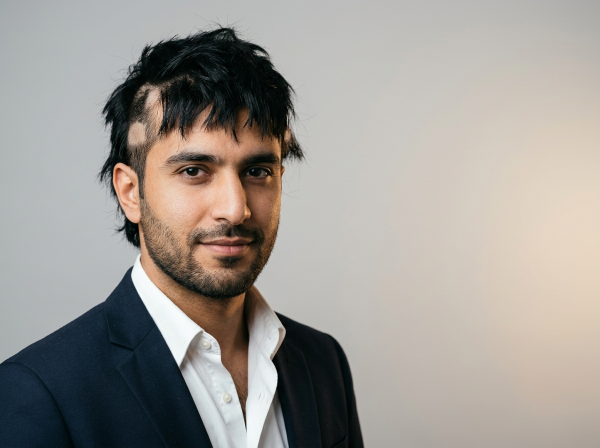
#> input picture marketing/ig-diy-haircut/photo/src-guy.jpg, 1200 x 896 px (shown at 1/2 size)
$ python prep.py
#> lines starting #> are read from the running program, lines starting #| are printed output that depends on the picture
# python3 prep.py -> img/guy.jpg: the AI portrait (photo/src-guy.jpg, 1200x896) on the 1080x1350 post. Scaled 1.3x and
# set at the bottom with his face at about x 330, so the whole haircut shows and the grey wall on the right holds the
# headline; the 185 px above the photo continue the wall (its top row, stretched and softened). Light warm grade.
from PIL import Image, ImageFilter, ImageEnhance

W, H, S, X0 = 1080, 1350, 1.3, 246
src = Image.open('photo/src-guy.jpg').convert('RGB')
#> src is the input picture: PIL image 1200x896 RGB; mean R, G, B 158.2, 153.8, 148.1
ph = src.resize((round(src.width * S), round(src.height * S)), Image.LANCZOS).crop((X0, 0, X0 + W, round(src.height * S)))
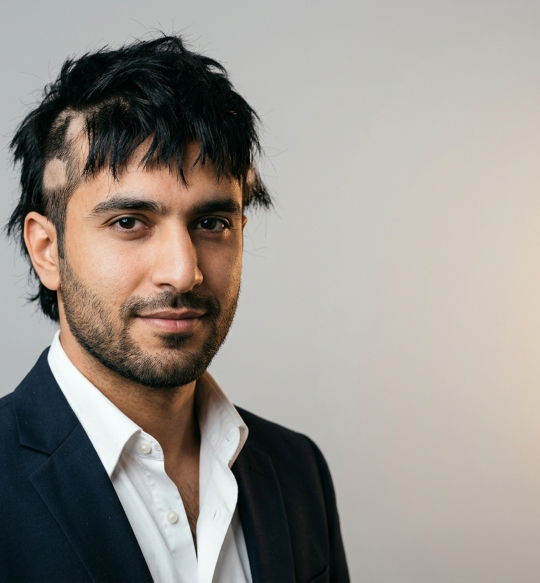
#> ph: PIL image 1080x1165 RGB (shown at 1/2 size); mean R, G, B 152.1, 146.5, 140.3
ph = ph.filter(ImageFilter.UnsharpMask(radius=1.6, percent=70, threshold=2))
top = H - ph.height
#> top = 185
ext = ph.crop((0, 0, W, 6)).resize((W, top + 60), Image.BILINEAR).filter(ImageFilter.GaussianBlur(14))
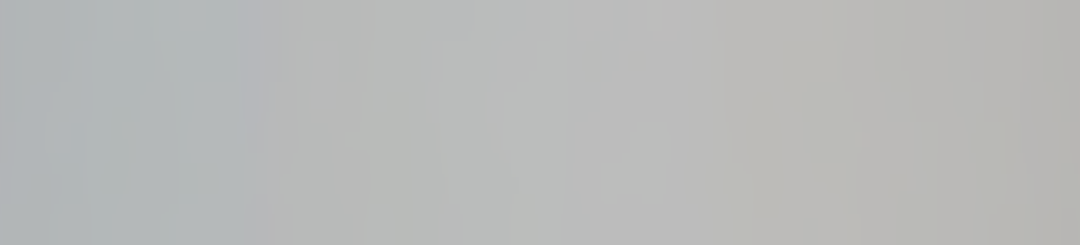
#> ext: PIL image 1080x245 RGB; mean R, G, B 184.6, 185.9, 185.1
im = Image.new('RGB', (W, H))
#> im: PIL image 1080x1350 RGB; every value is 0
im.paste(ext, (0, 0))
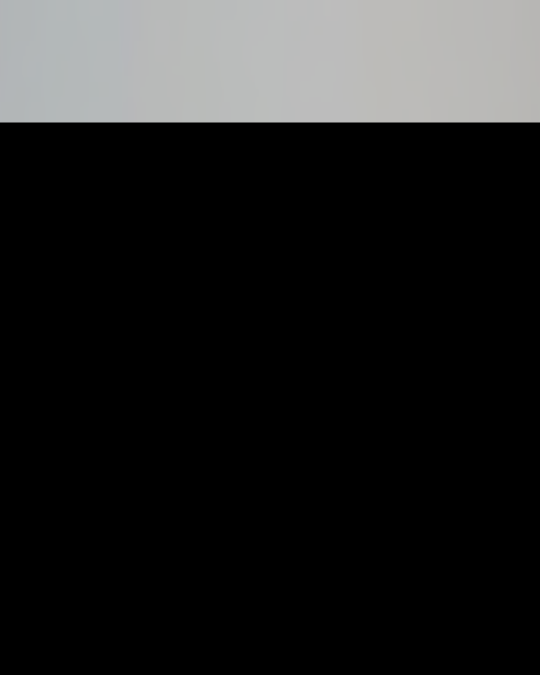
#> im: PIL image 1080x1350 RGB (shown at 1/2 size); mean R, G, B 33.5, 33.7, 33.6
mask = Image.linear_gradient('L').resize((W, 60))           # fade the seam over 60 px
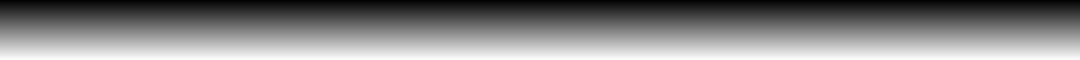
#> mask: PIL image 1080x60 L; min 2, max 253, mean 127.5
im.paste(ph.crop((0, 0, W, 60)), (0, top), mask)
im.paste(ph.crop((0, 60, W, ph.height)), (0, top + 60))
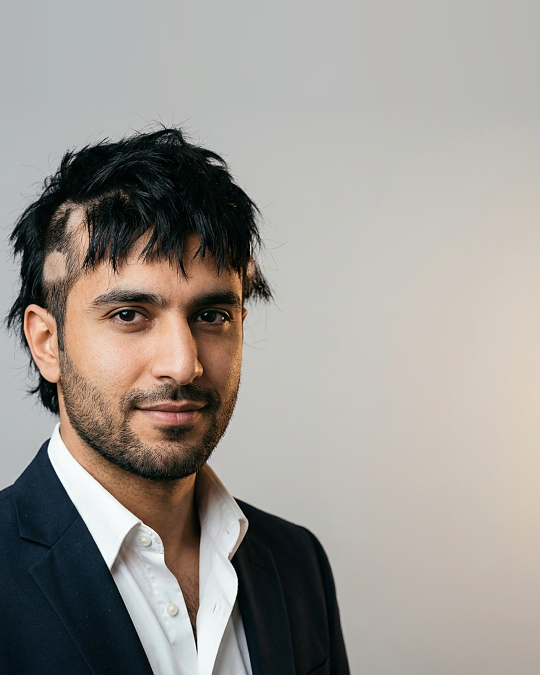
#> im: PIL image 1080x1350 RGB (shown at 1/2 size); mean R, G, B 156.6, 151.9, 146.5
r, g, b = im.split()                                        # warm the greys a touch toward the brand paper
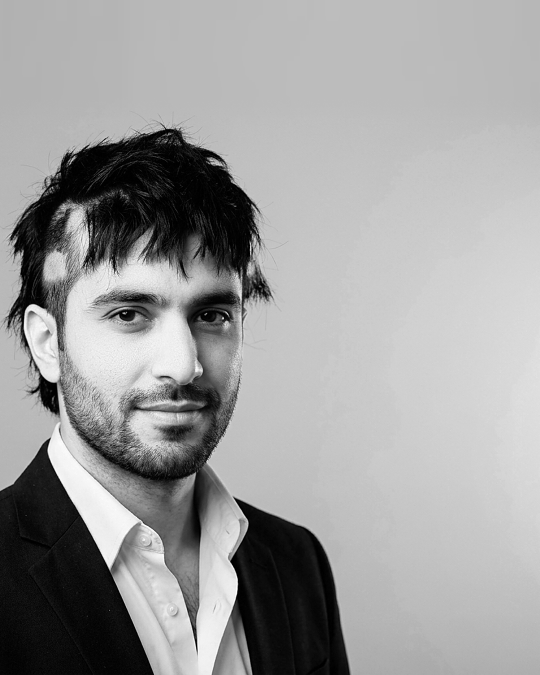
#> r: PIL image 1080x1350 L (shown at 1/2 size); min 0, max 255, mean 156.6
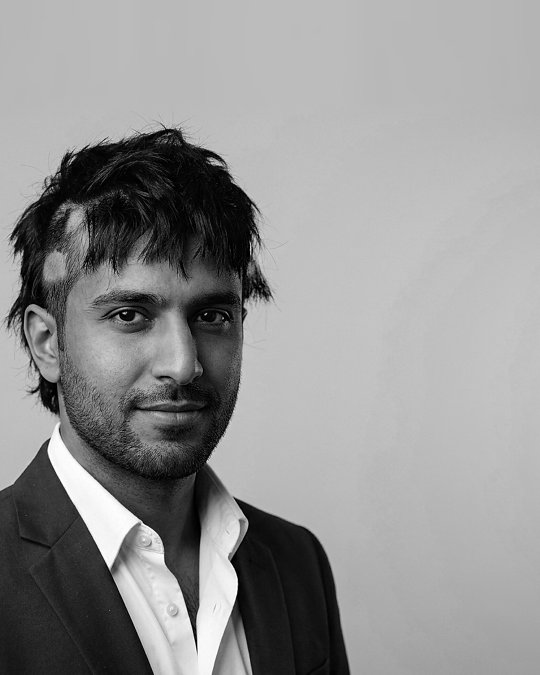
#> b: PIL image 1080x1350 L (shown at 1/2 size); min 0, max 255, mean 146.5
r = r.point(lambda v: min(255, v * 1.03 + 2)); b = b.point(lambda v: v * 0.95)
im = ImageEnhance.Contrast(Image.merge('RGB', (r, g, b))).enhance(1.04)
im.save('img/guy.jpg', quality=93)
print(im.size, 'photo top', top)
#| (1080, 1350) photo top 185
